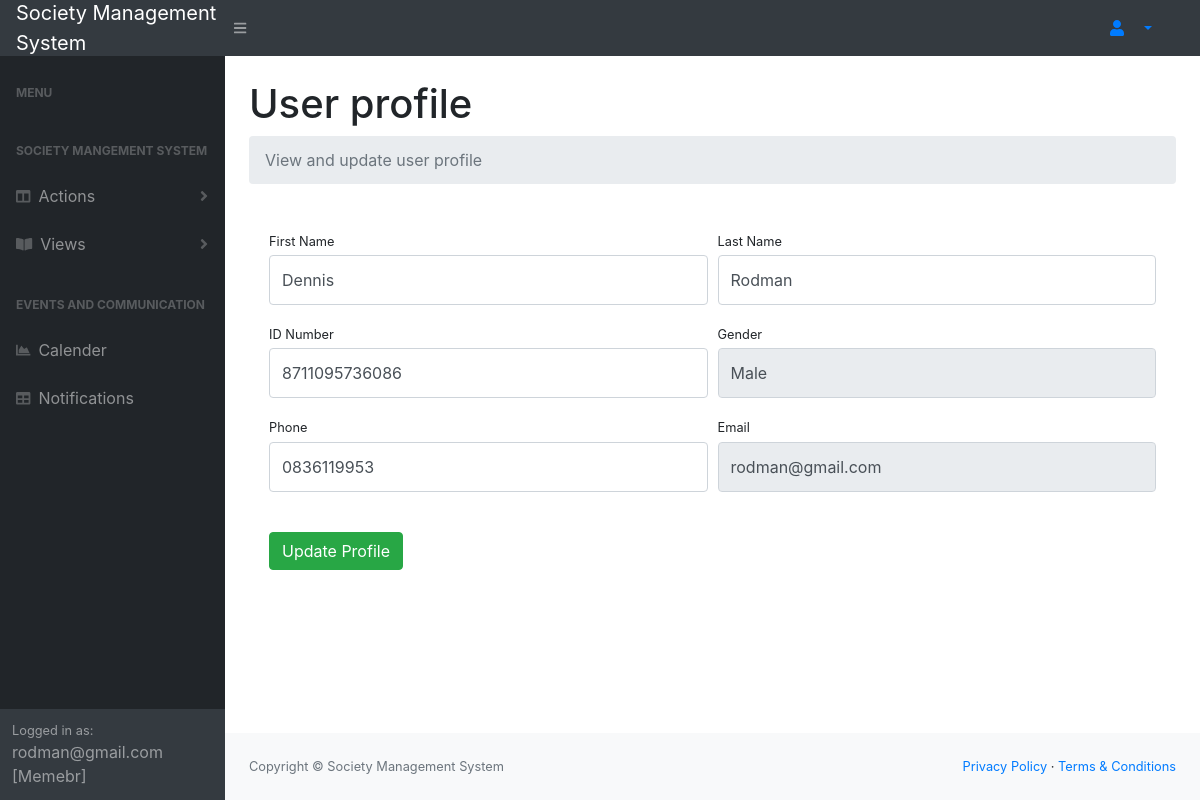
/userProfile.php (signed in), run on the app's committed database.
### tables this page shows
CREATE TABLE `member` (
  `memberId` int(10) NOT NULL,
  `name` varchar(25) NOT NULL,
  `surname` varchar(25) NOT NULL,
  `id` varchar(15) NOT NULL,
  `cell_no` varchar(12) NOT NULL,
  `status` varchar(15) NOT NULL,
  `start_date` varchar(10) NOT NULL,
  `gender` varchar(10) NOT NULL,
  `user_id` int(10) NOT NULL
);

CREATE TABLE `user` (
  `userId` int(10) NOT NULL,
  `email` varchar(50) NOT NULL,
  `password` varchar(25) NOT NULL,
  `createDate` varchar(12) NOT NULL,
  `active` varchar(10) NOT NULL
);

### userProfile.php (the view, shortened to what this page needs)
<?php
include("connection.php");
$name = $_SESSION['name'];
?>
<!DOCTYPE html>
<html lang="en">
    <head>
        <link href="css/styles.css" rel="stylesheet" />
        <link href="https://cdn.datatables.net/1.10.20/css/dataTables.bootstrap4.min.css" rel="stylesheet" />
    </head>
    <body class="sb-nav-fixed">
        <nav class="sb-topnav navbar navbar-expand navbar-dark bg-dark">
            <a class="navbar-brand" href="#">Society Management<br/> System</a>
            <button class="btn btn-link btn-sm order-1 order-lg-0" id="sidebarToggle" href="#!"><i class="fas fa-bars"></i></button>
            <li class="nav-item dropdown no-arrow-none d-md-inline-block  ml-auto mr-0 mr-md-3 my-2 my-md-0">
              <a class="nav-link dropdown-toggle" href="#" id="userDropdown" role="button" data-toggle="dropdown" aria-haspopup="true" aria-expanded="false">
              <i class="fas fa-user fa-fw green-text"></i>
              </a>
            </li>
        </nav>
        <div id="layoutSidenav">
        <div id="layoutSidenav_nav">
                <nav class="sb-sidenav accordion sb-sidenav-dark" id="sidenavAccordion">
                    <div class="sb-sidenav-menu">
                        <div class="nav">
                            <div class="sb-sidenav-menu-heading">Menu</div>
                            <div class="sb-sidenav-menu-heading">Society Mangement System</div>
                             <a class="nav-link collapsed" href="#" data-toggle="collapse" data-target="#collapseLayouts" aria-expanded="false" aria-controls="collapseLayouts">
                               <div class="sb-nav-link-icon"><i class="fas fa-columns"></i></div>
                                 Actions
                                <div class="sb-sidenav-collapse-arrow"><i class="fas fa-angle-down"></i></div>
                             </a>
                            <a class="nav-link collapsed" href="#" data-toggle="collapse" data-target="#collapsePages" aria-expanded="false" aria-controls="collapsePages">
                                <div class="sb-nav-link-icon"><i class="fas fa-book-open"></i></div>
                                Views
                                <div class="sb-sidenav-collapse-arrow"><i class="fas fa-angle-down"></i></div>
                            </a>
                            <div class="sb-sidenav-menu-heading">Events and Communication</div>
                            <a class="nav-link" href="calender.php">
                                <div class="sb-nav-link-icon"><i class="fas fa-chart-area"></i></div>
                                Calender
                            </a>
                            <a class="nav-link" href="chats.php">
                                <div class="sb-nav-link-icon"><i class="fas fa-table"></i></div>
                                Notifications
                            </a>
                        </div>
                    </div>
                    <div class="sb-sidenav-footer">
                        <div class="small">Logged in as:</div>
                        <?php echo $name. " [Memebr]"; ?>
                    </div>
                </nav>
            </div>
            <div id="layoutSidenav_content">
                <main>
                    <div class="container-fluid">
                        <h1 class="mt-4">User profile</h1>
                        <ol class="breadcrumb mb-4">
                            <li class="breadcrumb-item active">View and update user profile</li>
                        </ol>
                        <?php
                            $query = "select a.name,a.surname,a.id,a.cell_no,a.gender,u.email from member a, user u WHERE a.user_id = u.userId AND u.email = '$name' ";
                            $results = mysqli_query($con,$query);
                            $row = mysqli_fetch_array($results);
                        ?>
                        <div class="card-body">
                                        <form action="userProfile.php" method="post">
                                            <div class="form-row">
                                                <div class="col-md-6">
                                                    <div class="form-group">
                                                        <label class="small mb-1" for="inputFirstName">First Name</label>
                                                        <input class="form-control py-4"name="name" id="inputFirstName" type="text" value="<?php echo $row['name']  ?>" />
                                                    </div>
                                                </div>
                                                <div class="col-md-6">
                                                    <div class="form-group">
                                                        <label class="small mb-1" for="inputLastName">Last Name</label>
                                                        <input class="form-control py-4" name="surname" id="inputLastName" type="text" value="<?php echo $row['surname']  ?>"/>
                                                    </div>
                                                </div>
                                            </div>
                                            <div class="form-row">
                                                <div class="col-md-6">
                                                    <div class="form-group">
                                                        <label class="small mb-1" for="inputFirstName">ID Number</label>
                                                        <input class="form-control py-4" name="idNum" id="id" type="text" value="<?php echo $row['id']  ?>" />
                                                    </div>
                                                </div>
                                                <div class="col-md-6">
                                                    <div class="form-group">
                                                        <label class="small mb-1" for="cellNum"> Gender</label>
                                                        <input class="form-control py-4" name="gender" id="cellNum" type="text" value="<?php echo $row['gender']  ?> " disabled/>
                                                    </div>
                                                </div>
                                            </div>
                                            <div class="form-row">
                                                <div class="col-md-6">
                                                    <div class="form-group">
                                                        <label class="small mb-1" for="inputPassword">Phone</label>
                                                        <input class="form-control py-4"name="phone" id="inputPassword" type="text" value="<?php echo $row['cell_no']  ?>" />
                                                    </div>
                                                </div>
                                                <div class="col-md-6">
                                                    <div class="form-group">
                                                        <label class="small mb-1" for="inputConfirmPassword"> Email</label>
                                                        <input class="form-control py-4" name="email" id="inputConfirmPassword" type="text" value="<?php echo $row['email']  ?>"  disabled/>
                                                    </div>
                                                </div>
                                            </div>
                                            <div class="form-group mt-4 mb-0"><button type="submit" name="update" class="btn btn-success">Update Profile</button><br></div>
                                        </form>
                                    </div>
                </main>
                <footer class="py-4 bg-light mt-auto">
                    <div class="container-fluid">
                        <div class="d-flex align-items-center justify-content-between small">
                           <div class="text-muted">Copyright &copy; Society Management System</div>
                            <div>
                                <a href="#">Privacy Policy</a>
                                &middot;
                                <a href="#">Terms &amp; Conditions</a>
                            </div>
                        </div>
                    </div>
                </footer>
            </div>
        </div>
    </body>
</html>

### data on the page
member: name "Dennis", surname "Rodman", idNum "8711095736086", gender "Male", phone "0836119953", email "rodman@gmail.com"

### other printed values
$name "rodman@gmail.com"
